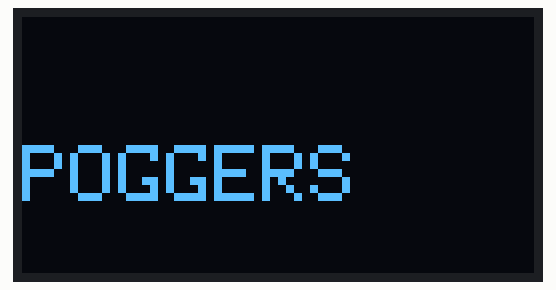
Bench run of a sketch on a simulated Arduino Uno, built with avr-gcc and run on an emulated ATmega328P. On the bench: 128×64 one-colour display.

Above: at 2.1 s.

The sketch:

sketch_aug02b.ino
```cpp
#include <Wire.h>
#include <Adafruit_GFX.h>
#include <Adafruit_SSD1306.h>

#define SCREEN_WIDTH 128 // OLED display width, in pixels
#define SCREEN_HEIGHT 64 // OLED display height, in pixels

// Declaration for an SSD1306 display connected to I2C (SDA, SCL pins)
Adafruit_SSD1306 display(SCREEN_WIDTH, SCREEN_HEIGHT, &Wire, -1);

void setup() {
  Serial.begin(115200);

  if(!display.begin(SSD1306_SWITCHCAPVCC, 0x3C)) { // Address 0x3D for 128x64
    Serial.println(F("SSD1306 allocation failed"));
    for(;;);
  }
  delay(2000);
  display.clearDisplay();

  display.setTextSize(2);
  display.setTextColor(WHITE);
  display.setCursor(0, SCREEN_HEIGHT/2);
  // Display static text
  display.println("POGGERS"); //Write custom text here
  display.display();
  delay(100);

}

void loop() {
  // Scroll in various directions, pausing in-between:
  display.startscrollright(0x00, 0x0F);
  delay(200);
//  display.stopscroll();
//  delay(100);
//  display.startscrollleft(0x00, 0x0F);
//  delay(200);
//  display.stopscroll();
//  delay(100);
//  display.startscrolldiagright(0x00, 0x07);
//  delay(200);
//  display.startscrolldiagleft(0x00, 0x07);
//  delay(200);
//  display.stopscroll();
//  delay(100);
}
```
